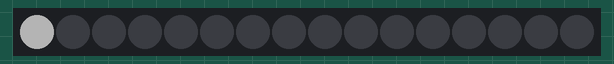
The sketch below on a simulated Arduino Uno, built with avr-gcc and run on an emulated ATmega328P. On the bench: 16 RGB LEDs in strip order, left to right. Dim RGB values are drawn brighter than linear.

Above: at 0.1 s.
At 3.1 s:
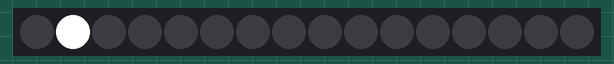
At 7.1 s:
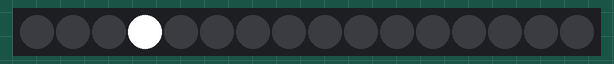
At 15.1 s:
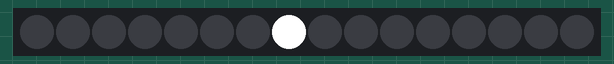
At 23.1 s:
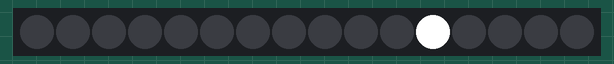
At 31.2 s:
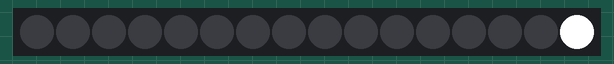

Measured:
- what the display in image 1 shows lasts 1.0 s, from 3.0 s to 4.0 s

The sketch:

code.ino
```cpp
/*
    Basic Pin setup:
    ------------                                  ---u----
    ARDUINO   13|-> SCLK (pin 25)           OUT1 |1     28| OUT channel 0
              12|                           OUT2 |2     27|-> GND (VPRG)
              11|-> SIN (pin 26)            OUT3 |3     26|-> SIN (pin 11)
              10|-> BLANK (pin 23)          OUT4 |4     25|-> SCLK (pin 13)
               9|-> XLAT (pin 24)             .  |5     24|-> XLAT (pin 9)
               8|                             .  |6     23|-> BLANK (pin 10)
               7|                             .  |7     22|-> GND
               6|                             .  |8     21|-> VCC (+5V)
               5|                             .  |9     20|-> 2K Resistor -> GND
               4|                             .  |10    19|-> +5V (DCPRG)
               3|-> GSCLK (pin 18)            .  |11    18|-> GSCLK (pin 3)
               2|                             .  |12    17|-> SOUT
               1|                             .  |13    16|-> XERR
               0|                           OUT14|14    15| OUT channel 15
    ------------                                  --------

    -  Put the longer leg (anode) of the LEDs in the +5V and the shorter leg
         (cathode) in OUT(0-15).
    -  +5V from Arduino -> TLC pin 21 and 19     (VCC and DCPRG)
    -  GND from Arduino -> TLC pin 22 and 27     (GND and VPRG)
    -  digital 3        -> TLC pin 18            (GSCLK)
    -  digital 9        -> TLC pin 24            (XLAT)
    -  digital 10       -> TLC pin 23            (BLANK)
    -  digital 11       -> TLC pin 26            (SIN)
    -  digital 13       -> TLC pin 25            (SCLK)
    -  The 2K resistor between TLC pin 20 and GND will let ~20mA through each
       LED.  To be precise, it's I = 39.06 / R (in ohms).  This doesn't depend
       on the LED driving voltage.
    - (Optional): put a pull-up resistor (~10k) between +5V and BLANK so that
                  all the LEDs will turn off when the Arduino is reset.

    If you are daisy-chaining more than one TLC, connect the SOUT of the first
    TLC to the SIN of the next.  All the other pins should just be connected
    together:
        BLANK on Arduino -> BLANK of TLC1 -> BLANK of TLC2 -> ...
        XLAT on Arduino  -> XLAT of TLC1  -> XLAT of TLC2  -> ...
    The one exception is that each TLC needs it's own resistor between pin 20
    and GND.

    This library uses the PWM output ability of digital pins 3, 9, 10, and 11.
    Do not use analogWrite(...) on these pins.

    This sketch does the Knight Rider strobe across a line of LEDs.

    Alex Leone <acleone ~AT~ gmail.com>, 2009-02-03 */

#include "SparkFun_Tlc5940.h"

void setup()
{
  /* Call Tlc.init() to setup the tlc.
     You can optionally pass an initial PWM value (0 - 4095) for all channels.*/
  Tlc.init();
}

/* This loop will create a Knight Rider-like effect if you have LEDs plugged
   into all the TLC outputs.  NUM_TLCS is defined in "tlc_config.h" in the
   library folder.  After editing tlc_config.h for your setup, delete the
   Tlc5940.o file to save the changes. */

void loop()
{
  int direction = 1;
  /* Tlc.clear() sets all the grayscale values to zero, but does not send
     them to the TLCs.  To actually send the data, call Tlc.update() */
  for (int i = 0; i < 36; i = i + 1) {
    Tlc.clear();
  //  Tlc.set(i, 3090);
  //  Tlc.update();

  //  delay(1000);

    Tlc.set(i, 1000);
    Tlc.update();

    delay(1000);

    Tlc.set(i, 4090);
    Tlc.update();

    delay(1000);
  }
}


//  for (int channel = 0; channel < NUM_TLCS * 16; channel += direction) {
//
//
//    /* Tlc.set(channel (0-15), value (0-4095)) sets the grayscale value for
//       one channel (15 is OUT15 on the first TLC, if multiple TLCs are daisy-
//       chained, then channel = 16 would be OUT0 of the second TLC, etc.).
//
//       value goes from off (0) to always on (4095).
//
//       Like Tlc.clear(), this function only sets up the data, Tlc.update()
//       will send the data. */
//    if (channel == 0) {
//      direction = 1;
//    } else {
//      Tlc.set(channel - 1, 1000);
//    }
//    Tlc.set(channel, 4095);
//    if (channel != NUM_TLCS * 16 - 1) {
//      Tlc.set(channel + 1, 1000);
//    } else {
//      direction = -1;
//    }
//
//    /* Tlc.update() sends the data to the TLCs.  This is when the LEDs will
//       actually change. */
//  }
```
